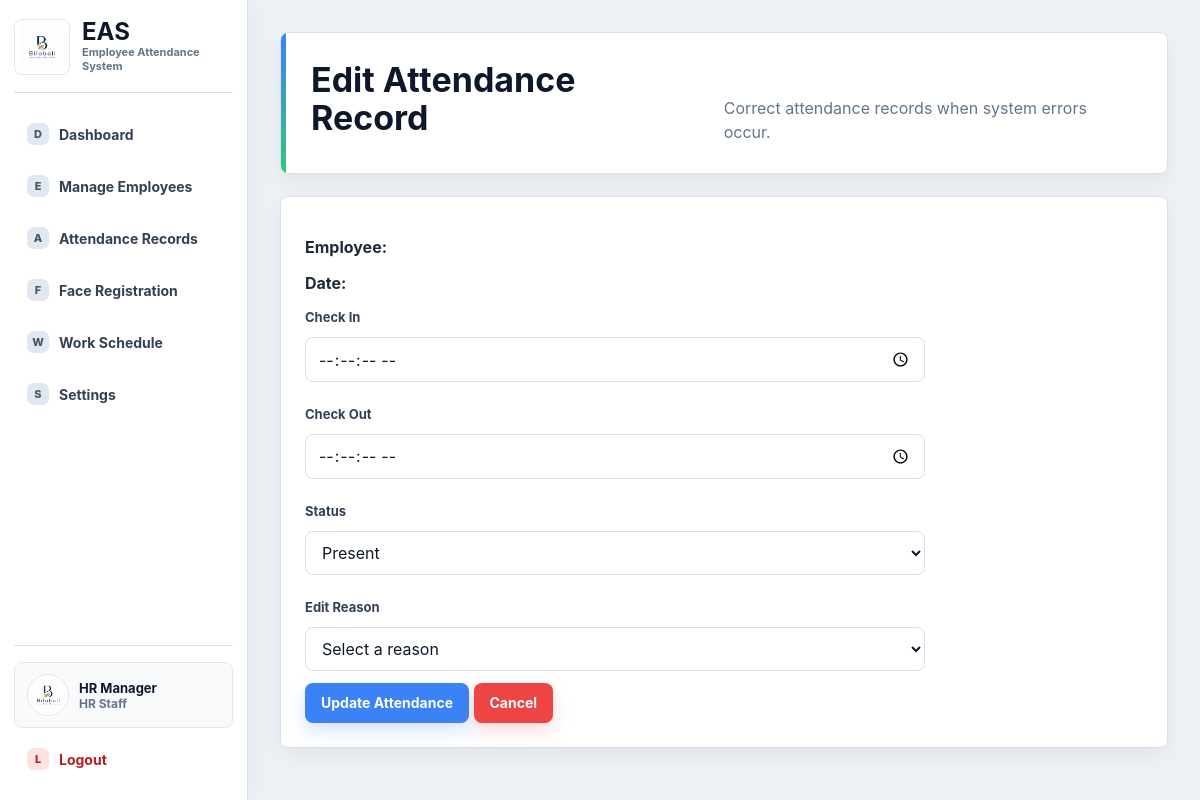
/edit_attendance/5 (signed in), run on an earlier commit of the app's database.
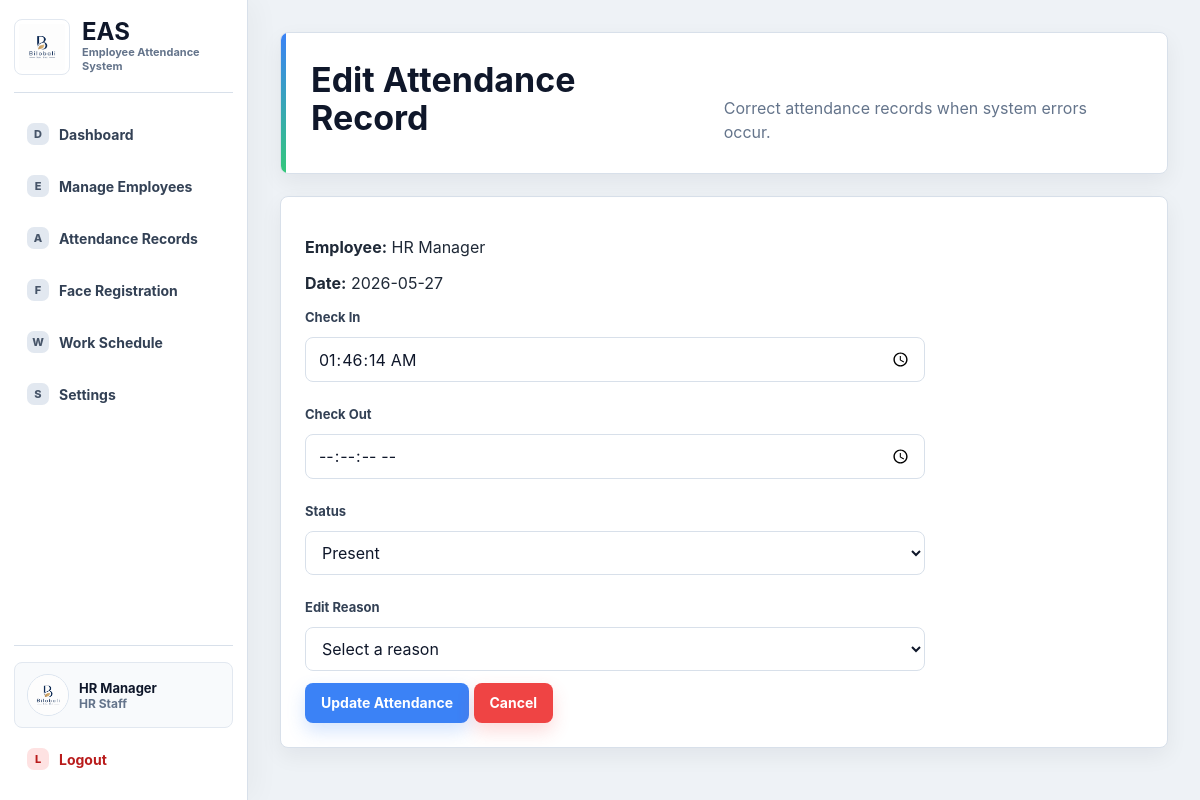
And on a later commit of the database.
### tables this page shows
CREATE TABLE users (
            id INTEGER PRIMARY KEY AUTOINCREMENT,
            username TEXT NOT NULL UNIQUE,
            password TEXT NOT NULL,
            role TEXT NOT NULL,
            full_name TEXT,
            email TEXT,
            department TEXT,
            position TEXT,
            status TEXT DEFAULT 'Active'
        , system_id TEXT, joined_year TEXT, profile_image TEXT, deleted_at TEXT);

CREATE TABLE attendance (
            id INTEGER PRIMARY KEY AUTOINCREMENT,
            user_id INTEGER NOT NULL,
            date TEXT NOT NULL,
            check_in TEXT,
            check_out TEXT,
            status TEXT DEFAULT 'Present',
            edited_by TEXT,
            edit_reason TEXT
        , overtime TEXT DEFAULT 'No');

### routes/hr_routes.py (the view, shortened to what this page needs)
@hr_bp.route("/edit_attendance/<int:id>", methods=["GET", "POST"])
def edit_attendance(id):
    if session.get("role") != "hr":
        return redirect(url_for("auth.login"))
    record = get_attendance_record(id)
    return render_template(
        "hr/edit_attendance.html",
        record=record,
        edit_reasons=ATTENDANCE_EDIT_REASONS,
    )

### app.py (called while the page is built)
def create_app():
    app = Flask(__name__)
    app.secret_key = SECRET_KEY
    ensure_face_folder()
    init_db()
    seed_users()
    app.register_blueprint(kiosk_bp)
    app.register_blueprint(auth_bp)
    app.register_blueprint(superadmin_bp)
    app.register_blueprint(hr_bp)
    app.register_blueprint(employee_bp)
    app.register_blueprint(profile_bp)
    @app.context_processor
    def inject_current_user():
        from flask import session
        user_id = session.get("user_id")
        return {
            "current_user": get_user_by_id(user_id) if user_id else None
        }
    @app.after_request
    def prevent_authenticated_page_cache(response):
        response.headers["Cache-Control"] = "no-store, no-cache, must-revalidate, max-age=0"
        response.headers["Pragma"] = "no-cache"
        response.headers["Expires"] = "0"
        return response
    return app

### database.py (called while the page is built)
def get_sqlite_target():
    if DATABASE == ":memory:":
        return "file:eas_memory?mode=memory&cache=shared", True
    return DATABASE, DATABASE.startswith("file:")

### templates/hr/edit_attendance.html (shortened to what this page needs)
<!DOCTYPE html>
<html>
<head>
    <link rel="stylesheet" href="{{ url_for('static', filename='css/main.css') }}">
    <link rel="stylesheet" href="{{ url_for('static', filename='css/dashboard.css') }}">
</head>
<body>
<div class="layout">
    {% include "shared/sidebar.html" %}
    <div class="main">
        <div class="header">
            <h1>Edit Attendance Record</h1>
            <p>Correct attendance records when system errors occur.</p>
        </div>
        <div class="form-box">
            <p><strong>Employee:</strong> {{ record.full_name }}</p>
            <p><strong>Date:</strong> {{ record.date }}</p>
            <form method="POST">
                <label>Check In</label>
                <input type="time" name="check_in" value="{{ record.check_in or '' }}" step="1">
                <label>Check Out</label>
                <input type="time" name="check_out" value="{{ record.check_out or '' }}" step="1">
                <label>Status</label>
                <select name="status">
                    <option value="Present" {% if record.status == "Present" %}selected{% endif %}>Present</option>
                </select>
                <label>Edit Reason</label>
                <select name="reason" required>
                    <option value="" disabled {% if not record.edit_reason %}selected{% endif %}>Select a reason</option>
                </select>
                <button type="submit">Update Attendance</button>
                <a class="btn btn-danger" href="/attendance_records">Cancel</a>
            </form>
        </div>
    </div>
</div>
</body>
</html>

### templates/shared/sidebar.html (shortened to what this page needs)
<aside class="sidebar" id="appSidebar">
    <div class="sidebar-top">
        <button class="brand-lockup" type="button" data-sidebar-toggle aria-label="Toggle sidebar">
            <img src="{{ url_for('static', filename='images/bilobali_logo.png') }}" alt="Bilobali logo">
            <span><strong>EAS</strong><small>Employee Attendance System</small></span>
        </button>
    </div>
    <nav class="sidebar-nav">
    {% if session.get("role") == "superadmin" %}
    <a href="/superadmin" data-icon="D"><span>Dashboard</span></a>
    <a href="/employees" data-icon="E"><span>Manage Employees</span></a>
    <a href="/superadmin/face_registration" data-icon="F"><span>Face Registration</span></a>
    <a href="/work_settings" data-icon="W"><span>Work Schedule</span></a>
    {% elif session.get("role") == "hr" %}
    <a href="/hr" data-icon="D"><span>Dashboard</span></a>
    <a href="/employees" data-icon="E"><span>Manage Employees</span></a>
    <a href="/attendance_records" data-icon="A"><span>Attendance Records</span></a>
    <a href="/face_registration" data-icon="F"><span>Face Registration</span></a>
    <a href="/work_settings" data-icon="W"><span>Work Schedule</span></a>
    {% else %}
    <a href="/employee" data-icon="D"><span>Dashboard</span></a>
    {% endif %}
    <a href="/settings" data-icon="S"><span>Settings</span></a>
    </nav>
    {% if current_user %}
    {% set role_label = "Super Admin" if current_user.role == "superadmin" else ("HR Staff" if current_user.role == "hr" else "Employee") %}
    <div class="sidebar-account">
        <a class="sidebar-profile" href="/profile" title="Profile">
            <img src="{{ url_for('static', filename=current_user.profile_image) if current_user.profile_image else url_for('static', filename='images/bilobali_logo.png') }}" alt="Profile photo">
            <span>
                <strong>{{ current_user.full_name or "User" }}</strong>
                <small>{{ role_label }}</small>
            </span>
        </a>
        <a class="sidebar-logout" href="/logout" data-icon="L"><span>Logout</span></a>
    </div>
    {% endif %}
</aside>

What changed in the data, as far as the page shows it:
shown differently, row unchanged: users "HR Manager": full_name (not shown) → "HR Manager"
added attendance: date "2026-05-27", check_in "01:46:14", status "Present"
Also different on the page:
form field status: "Present" → (not shown)
